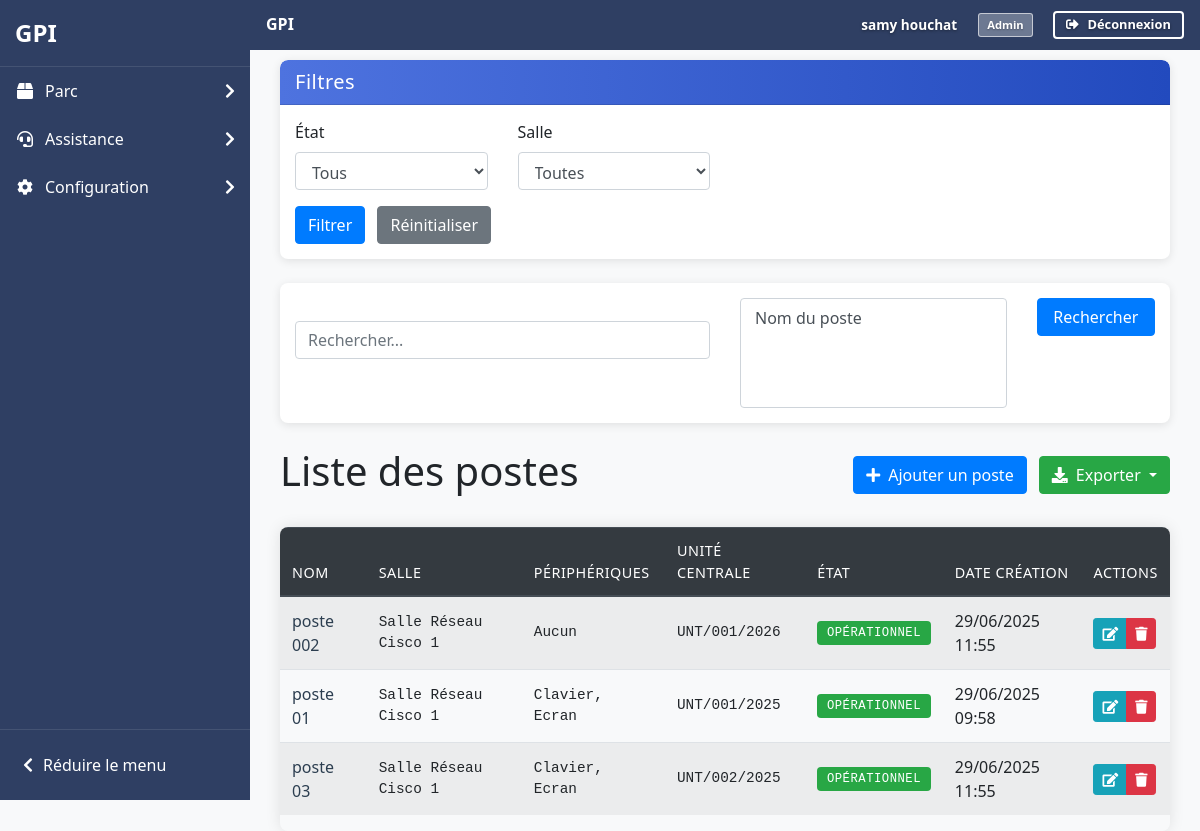
/pages/common/gestion_poste.php (signed in), run on an earlier commit of the app's database.
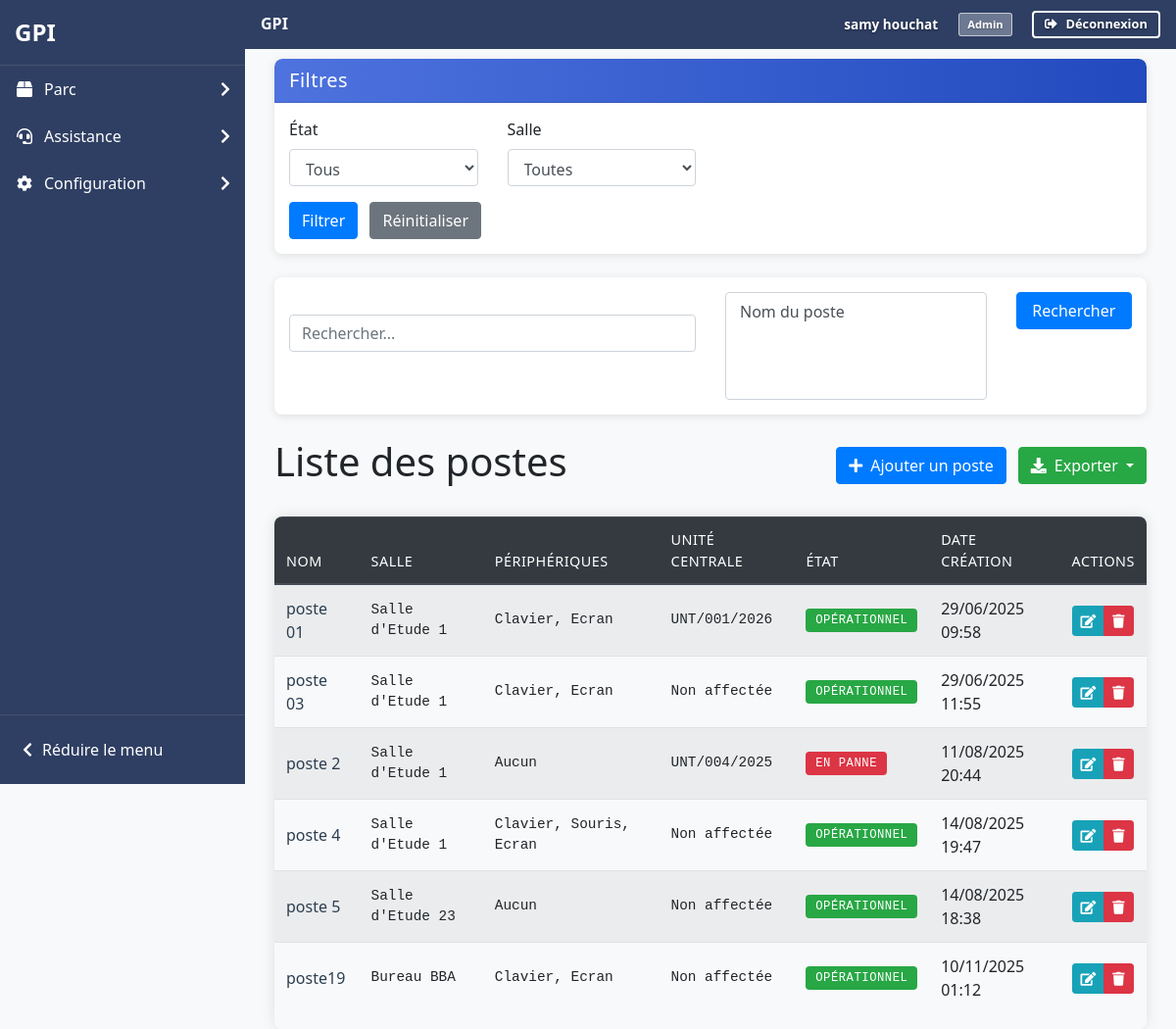
And on a later commit of the database.
### tables this page shows
CREATE TABLE IF NOT EXISTS `poste` (
  `id_poste` int NOT NULL AUTO_INCREMENT,
  `nom_poste` varchar(255) NOT NULL,
  `id_salle` int UNSIGNED NOT NULL,
  `date_creation` datetime DEFAULT CURRENT_TIMESTAMP,
  `etat` enum('opérationnel','en_panne') NOT NULL DEFAULT 'opérationnel',
  PRIMARY KEY (`id_poste`),
  UNIQUE KEY `unique_nom_poste_par_salle` (`nom_poste`,`id_salle`),
  KEY `id_salle` (`id_salle`)
);

CREATE TABLE IF NOT EXISTS `salles` (
  `id_salle` int UNSIGNED NOT NULL AUTO_INCREMENT,
  `nom_salle` varchar(50) NOT NULL,
  `etage` enum('2','3') NOT NULL,
  `groupe` enum('Administratif','Etude','Cisco') NOT NULL,
  PRIMARY KEY (`id_salle`),
  UNIQUE KEY `unique_salle_etage` (`nom_salle`,`etage`)
);

### pages/common/gestion_poste.php (the view, shortened to what this page needs)
<?php
require_once '../../includes/functions.php';
require_once '../../includes/filters.php';
try {
    $pdo = connectDB();
    $search = isset($_GET['search']) && $_GET['search'] !== '' ? $_GET['search'] : null;
    $searchColumns = [
        'nom_poste' => 'Nom du poste'
    ];
    echo getFilterForm('poste', $_GET);
    echo getSearchForm($search, $searchColumns);
    $sql = "SELECT
        p.*,
        s.nom_salle,
        GROUP_CONCAT(DISTINCT periph.type SEPARATOR ', ') AS peripheriques,
        u.numero_inventaire AS unite
    FROM poste p
    JOIN salles s ON p.id_salle = s.id_salle
    LEFT JOIN poste_peripherique pp ON p.id_poste = pp.id_poste
    LEFT JOIN peripherique periph ON pp.id_peripherique = periph.id_peripherique AND periph.supprime_le IS NULL
    LEFT JOIN poste_unite pu ON p.id_poste = pu.id_poste
    LEFT JOIN unite u ON pu.id_unite = u.id_unite AND u.supprime_le IS NULL
    WHERE 1";
    $params = [];
    $sql .= " GROUP BY p.id_poste ORDER BY p.nom_poste";
    $stmt = $pdo->prepare($sql);
    $stmt->execute($params);
    $postes = $stmt->fetchAll();
?>
<div class="d-flex justify-content-between align-items-center mb-4">
    <h1>Liste des postes</h1>
    <div>
        <a href="../../includes/gestion.php?action=ajouter_poste" class="btn btn-primary mr-2">
            <i class="fas fa-plus mr-2"></i>Ajouter un poste
        </a>
        <div class="dropdown d-inline-block">
            <button class="btn btn-success dropdown-toggle" type="button" id="exportDropdown" data-bs-toggle="dropdown" aria-expanded="false">
                <i class="fas fa-download mr-2"></i>Exporter
            </button>
        </div>
    </div>
</div>
<?php
    if (count($postes) > 0) {
?>
        <div class="table-responsive">
            <table class="table table-striped table-hover">
                <thead class="thead-dark">
                    <tr>
                        <th>Nom</th>
                        <th>Salle</th>
                        <th>Périphériques</th>
                        <th>Unité centrale</th>
                        <th>État</th>
                        <th>Date création</th>
                        <th>Actions</th>
                    </tr>
                </thead>
                <tbody>
<?php
        foreach ($postes as $poste) {
?>
                    <tr>
                        <td><?php echo htmlspecialchars($poste['nom_poste']); ?></td>
                        <td><?php echo htmlspecialchars($poste['nom_salle']); ?></td>
                        <td><?php echo ($poste['peripheriques'] ? htmlspecialchars($poste['peripheriques']) : 'Aucun'); ?></td>
                        <td><?php echo ($poste['unite'] ? htmlspecialchars($poste['unite']) : 'Non affectée'); ?></td>
                        <td>
                            <?php if ($poste['etat'] === 'opérationnel'): ?>
                                <span class="badge badge-success">Opérationnel</span>
                            <?php else: ?>
                                <span class="badge badge-danger">En panne</span>
                            <?php endif; ?>
                        </td>
                        <td><?php echo date('d/m/Y H:i', strtotime($poste['date_creation'])); ?></td>
                        <td>
                            <div class="btn-group" role="group">
                                <a href="../../includes/gestion.php?action=modifier_poste&id=<?php echo $poste['id_poste']; ?>" class="btn btn-info btn-sm"><i class="fas fa-edit"></i></a>
                                <a href="../../includes/gestion.php?action=supprimer_poste&id=<?php echo $poste['id_poste']; ?>" onclick="return confirm('Êtes-vous sûr ?')" class="btn btn-danger btn-sm"><i class="fas fa-trash"></i></a>
                            </div>
                        </td>
                    </tr>
<?php
        }
?>
                </tbody>
            </table>
        </div>
<?php
    } else {
?>
        <div class="alert alert-info">Aucun poste trouvé</div>
<?php
    }
} catch (PDOException $e) {
?>
    <div class="alert alert-danger">Erreur : <?php echo htmlspecialchars($e->getMessage()); ?></div>
<?php
}
?>

What changed in the data, as far as the page shows it:
removed poste: nom_poste "poste 002", id_salle.nom_salle "Salle Réseau Cisco 1", shows "Aucun", unite "UNT/001/2026", etat "OPÉRATIONNEL", date_creation "29/06/2025 11:55"
changed poste "poste 01": id_salle.nom_salle "Salle Réseau Cisco 1" → "Salle d'Etude 1"; unite "UNT/001/2025" → "UNT/001/2026"
changed poste "poste 03": id_salle.nom_salle "Salle Réseau Cisco 1" → "Salle d'Etude 1"; unite "UNT/002/2025" → (not shown); now shows "Non affectée"
added poste: nom_poste "poste 2", id_salle.nom_salle "Salle d'Etude 1", shows "Aucun", unite "UNT/004/2025", etat "EN PANNE", date_creation "11/08/2025 20:44"
added poste: nom_poste "poste 4", id_salle.nom_salle "Salle d'Etude 1", peripheriques "Clavier, Souris, Ecran", shows "Non affectée", etat "OPÉRATIONNEL", date_creation "14/08/2025 19:47"
added poste: nom_poste "poste 5", id_salle.nom_salle "Salle d'Etude 23", shows "Aucun", shows "Non affectée", etat "OPÉRATIONNEL", date_creation "14/08/2025 18:38"
added poste: nom_poste "poste19", id_salle.nom_salle "Bureau BBA", peripheriques "Clavier, Ecran", shows "Non affectée", etat "OPÉRATIONNEL", date_creation "10/11/2025 01:12"
